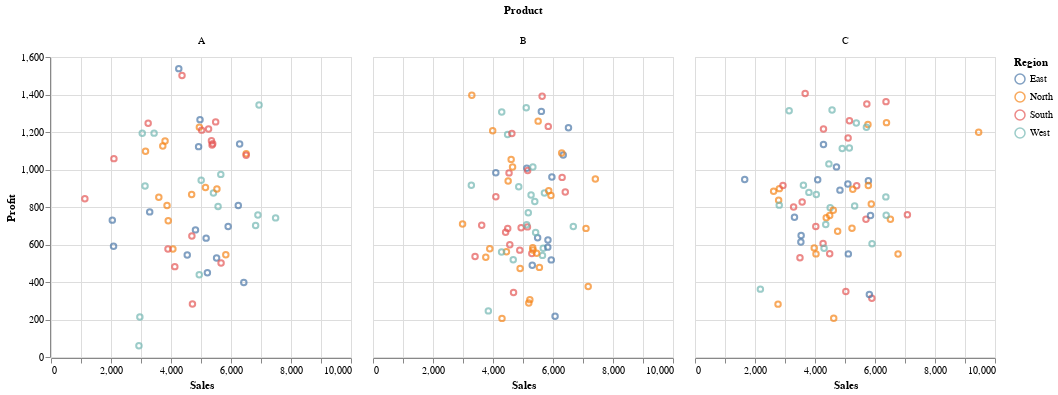

The code cell stored with this chart in its notebook:
### Code cell
alt.Chart(df).mark_point().encode(
    x="Sales",
    y = "Profit",
    color = "Region"
).facet(
    column = "Product"
).interactive()

### Figure 1 — Vega-Lite specification as saved in the notebook (floating-point values rounded to 4 significant figures; data arrays with more than 128 entries replaced by an {"elided": "..."} marker saying what was removed)
{"config": {"view": {"continuousWidth": 300, "continuousHeight": 300}}, "data": {"name": "data-64a3b8363bd99771c7847850f4766f05"}, "facet": {"column": {"field": "Product", "type": "nominal"}}, "spec": {"mark": {"type": "point"}, "encoding": {"color": {"field": "Region", "type": "nominal"}, "x": {"field": "Sales", "type": "quantitative"}, "y": {"field": "Profit", "type": "quantitative"}}, "name": "view_1"}, "params": [{"name": "param_4", "select": {"type": "interval", "encodings": ["x", "y"]}, "bind": "scales", "views": ["view_1"]}], "$schema": "https://vega.github.io/schema/vega-lite/v5.20.1.json", "datasets": {"data-64a3b8363bd99771c7847850f4766f05": {"elided": "200 records"}}}
